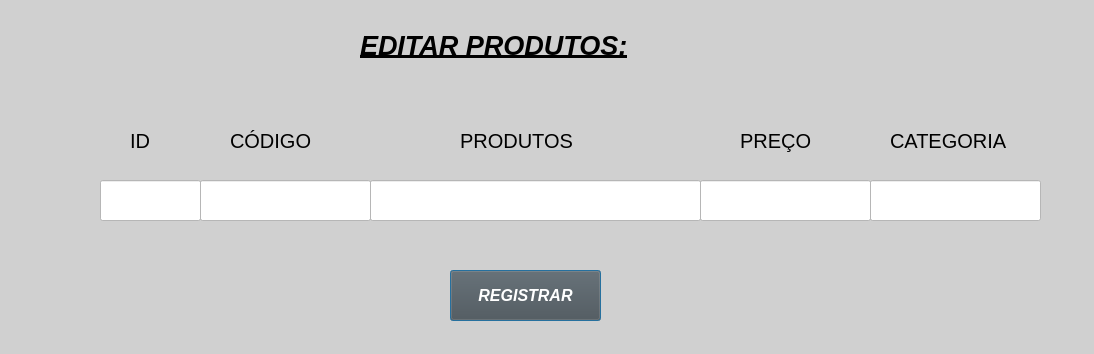
<?xml version="1.0" encoding="UTF-8"?>
<ui version="4.0">
 <class>Dialog</class>
 <widget class="QDialog" name="Dialog">
  <property name="geometry">
   <rect>
    <x>0</x>
    <y>0</y>
    <width>1094</width>
    <height>354</height>
   </rect>
  </property>
  <property name="windowTitle">
   <string>Dialog</string>
  </property>
  <property name="styleSheet">
   <string notr="true">background-color: rgb(208, 208, 208);</string>
  </property>
  <widget class="QPushButton" name="pushButton_3">
   <property name="geometry">
    <rect>
     <x>450</x>
     <y>270</y>
     <width>151</width>
     <height>51</height>
    </rect>
   </property>
   <property name="font">
    <font>
     <pointsize>12</pointsize>
     <weight>75</weight>
     <italic>true</italic>
     <bold>true</bold>
     <underline>false</underline>
     <strikeout>false</strikeout>
    </font>
   </property>
   <property name="styleSheet">
    <string notr="true">color: rgb(255, 255, 255);
background-color: rgb(79, 79, 79);</string>
   </property>
   <property name="text">
    <string>REGISTRAR</string>
   </property>
  </widget>
  <widget class="QLineEdit" name="lineEdit">
   <property name="geometry">
    <rect>
     <x>100</x>
     <y>180</y>
     <width>101</width>
     <height>41</height>
    </rect>
   </property>
   <property name="styleSheet">
    <string notr="true">
background-color: rgb(255, 255, 255);</string>
   </property>
  </widget>
  <widget class="QLineEdit" name="lineEdit_2">
   <property name="geometry">
    <rect>
     <x>200</x>
     <y>180</y>
     <width>171</width>
     <height>41</height>
    </rect>
   </property>
   <property name="styleSheet">
    <string notr="true">background-color: rgb(255, 255, 255);</string>
   </property>
  </widget>
  <widget class="QLineEdit" name="lineEdit_3">
   <property name="geometry">
    <rect>
     <x>370</x>
     <y>180</y>
     <width>331</width>
     <height>41</height>
    </rect>
   </property>
   <property name="styleSheet">
    <string notr="true">background-color: rgb(255, 255, 255);</string>
   </property>
  </widget>
  <widget class="QLineEdit" name="lineEdit_4">
   <property name="geometry">
    <rect>
     <x>870</x>
     <y>180</y>
     <width>171</width>
     <height>41</height>
    </rect>
   </property>
   <property name="styleSheet">
    <string notr="true">background-color: rgb(255, 255, 255);</string>
   </property>
  </widget>
  <widget class="QLineEdit" name="lineEdit_5">
   <property name="geometry">
    <rect>
     <x>700</x>
     <y>180</y>
     <width>171</width>
     <height>41</height>
    </rect>
   </property>
   <property name="styleSheet">
    <string notr="true">background-color: rgb(255, 255, 255);</string>
   </property>
  </widget>
  <widget class="QLabel" name="label">
   <property name="geometry">
    <rect>
     <x>130</x>
     <y>120</y>
     <width>55</width>
     <height>41</height>
    </rect>
   </property>
   <property name="font">
    <font>
     <pointsize>15</pointsize>
    </font>
   </property>
   <property name="text">
    <string>ID</string>
   </property>
  </widget>
  <widget class="QLabel" name="label_2">
   <property name="geometry">
    <rect>
     <x>230</x>
     <y>120</y>
     <width>161</width>
     <height>41</height>
    </rect>
   </property>
   <property name="font">
    <font>
     <pointsize>15</pointsize>
    </font>
   </property>
   <property name="text">
    <string>CÓDIGO</string>
   </property>
  </widget>
  <widget class="QLabel" name="label_3">
   <property name="geometry">
    <rect>
     <x>460</x>
     <y>120</y>
     <width>161</width>
     <height>41</height>
    </rect>
   </property>
   <property name="font">
    <font>
     <pointsize>15</pointsize>
    </font>
   </property>
   <property name="text">
    <string>PRODUTOS</string>
   </property>
  </widget>
  <widget class="QLabel" name="label_4">
   <property name="geometry">
    <rect>
     <x>740</x>
     <y>120</y>
     <width>161</width>
     <height>41</height>
    </rect>
   </property>
   <property name="font">
    <font>
     <pointsize>15</pointsize>
    </font>
   </property>
   <property name="text">
    <string>PREÇO</string>
   </property>
  </widget>
  <widget class="QLabel" name="label_5">
   <property name="geometry">
    <rect>
     <x>890</x>
     <y>120</y>
     <width>141</width>
     <height>41</height>
    </rect>
   </property>
   <property name="font">
    <font>
     <pointsize>15</pointsize>
    </font>
   </property>
   <property name="text">
    <string>CATEGORIA</string>
   </property>
  </widget>
  <widget class="QLabel" name="label_6">
   <property name="geometry">
    <rect>
     <x>360</x>
     <y>20</y>
     <width>401</width>
     <height>51</height>
    </rect>
   </property>
   <property name="font">
    <font>
     <pointsize>20</pointsize>
     <weight>75</weight>
     <italic>true</italic>
     <bold>true</bold>
     <underline>true</underline>
    </font>
   </property>
   <property name="text">
    <string>EDITAR PRODUTOS:</string>
   </property>
  </widget>
 </widget>
 <resources/>
 <connections/>
</ui>
